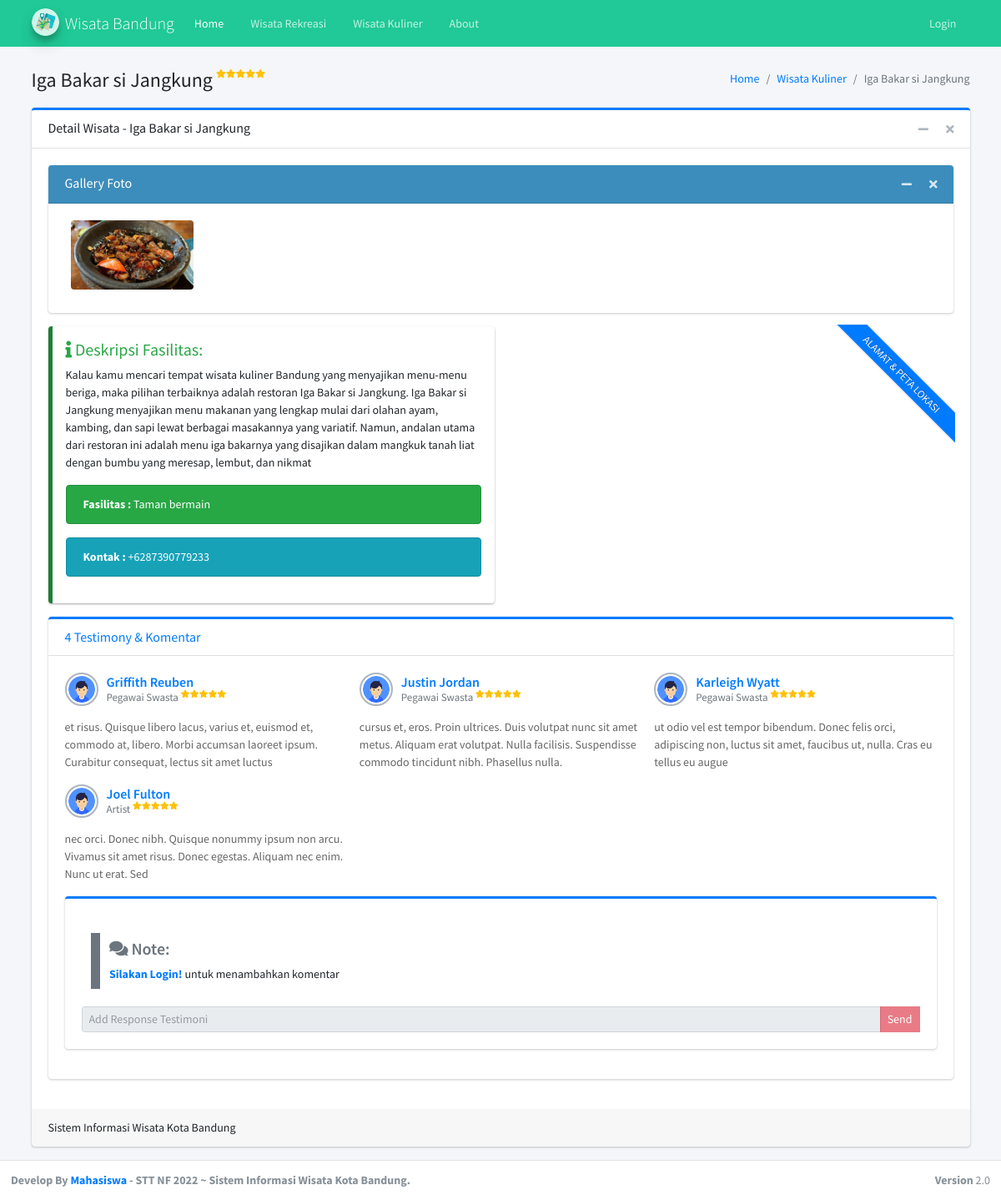
Screenshot of /wisata/detail/14 with the database file from the repository.
### tables this page shows
CREATE TABLE `wisata` (
  `id` int(11) NOT NULL AUTO_INCREMENT,
  `nama` varchar(100) DEFAULT NULL,
  `deskripsi` text DEFAULT NULL,
  `jenis_wisata_id` int(11) DEFAULT NULL,
  `fasilitas` text DEFAULT NULL,
  `bintang` smallint(6) DEFAULT NULL,
  `kontak` varchar(45) DEFAULT NULL,
  `alamat` text DEFAULT NULL,
  `latlong` varchar(50) DEFAULT NULL,
  `email` varchar(45) DEFAULT NULL,
  `web` varchar(45) DEFAULT NULL,
  `jenis_kuliner_id` int(11) DEFAULT NULL,
  PRIMARY KEY (`id`),
  KEY `fk_wisata_jenis_wisata_idx` (`jenis_wisata_id`),
  KEY `fk_wisata_jenis_kuliner1_idx` (`jenis_kuliner_id`),
  CONSTRAINT `fk_wisata_jenis_kuliner1` FOREIGN KEY (`jenis_kuliner_id`) REFERENCES `jenis_kuliner` (`id`) ON DELETE NO ACTION ON UPDATE CASCADE,
  CONSTRAINT `fk_wisata_jenis_wisata` FOREIGN KEY (`jenis_wisata_id`) REFERENCES `jenis_wisata` (`id`) ON DELETE NO ACTION ON UPDATE CASCADE
);

CREATE TABLE `gallery_wisata` (
  `id` int(11) NOT NULL AUTO_INCREMENT,
  `foto_wisata` varchar(255) DEFAULT NULL,
  `wisata_id` int(11) DEFAULT NULL,
  PRIMARY KEY (`id`),
  KEY `FK_GALLERY_FOTO REF_WISATA` (`wisata_id`),
  CONSTRAINT `FK_GALLERY_FOTO REF_WISATA` FOREIGN KEY (`wisata_id`) REFERENCES `wisata` (`id`) ON DELETE CASCADE ON UPDATE CASCADE
);

CREATE TABLE `testimoni` (
  `id` int(11) NOT NULL AUTO_INCREMENT,
  `nama` varchar(45) DEFAULT NULL,
  `email` varchar(90) DEFAULT NULL,
  `wisata_id` int(11) NOT NULL,
  `profesi_id` int(11) NOT NULL,
  `rating` smallint(6) DEFAULT NULL,
  `komentar` text DEFAULT NULL,
  `user_id` int(11) DEFAULT NULL,
  `created_at` datetime DEFAULT current_timestamp(),
  `foto` varchar(255) DEFAULT NULL,
  PRIMARY KEY (`id`),
  KEY `fk_testimoni_profesi1` (`profesi_id`),
  KEY `fk_testimoni_wisata1` (`wisata_id`),
  KEY `fk_testimoni_user_id` (`user_id`),
  CONSTRAINT `fk_testimoni_profesi1` FOREIGN KEY (`profesi_id`) REFERENCES `profesi` (`id`) ON DELETE NO ACTION ON UPDATE CASCADE,
  CONSTRAINT `fk_testimoni_user_id` FOREIGN KEY (`user_id`) REFERENCES `users` (`id`) ON DELETE NO ACTION ON UPDATE CASCADE,
  CONSTRAINT `fk_testimoni_wisata1` FOREIGN KEY (`wisata_id`) REFERENCES `wisata` (`id`) ON DELETE NO ACTION ON UPDATE CASCADE
);

CREATE TABLE `profesi` (
  `id` int(11) NOT NULL AUTO_INCREMENT,
  `nama` varchar(20) DEFAULT NULL,
  PRIMARY KEY (`id`)
);

### application/views/wisata_detail.php (the view, shortened to what the rows shown need)
<div class="content-wrapper">
    <div class="content-header">
        <div class="container">
            <div class="row mb-2 mt-4">
                <div class="col-sm-6">
                    <div class="d-flex flex-row">
                        <div class="mr-1">
                            <h1><?php echo $rekreasi->nama; ?> </h1>
                        </div>
                                <?php
                                createStar($rekreasi->bintang);
                                ?>
                    </div>
                </div>
                <div class="col-sm-6">
                    <ol class="breadcrumb float-sm-right">
                        <li class="breadcrumb-item"><a href="index.html">Home</a></li>
                        <?php if ($rekreasi->jenis_wisata_id != null) { ?>
                            <li class="breadcrumb-item"><a href="<?php echo base_url(); ?>wisata/rekreasi">Wisata Rekreasi</a></li>
                        <?php } else { ?>
                            <li class="breadcrumb-item"><a href="<?php echo base_url(); ?>wisata/kuliner">Wisata Kuliner</a></li>
                        <?php } ?>
                        <li class="breadcrumb-item active"><?php echo $rekreasi->nama; ?></li>
                    </ol>
                </div>
            </div>
        </div>
    </div>
    <div class="content">
        <div class="container">
            <div class="row">
                <div class="col-12">
                    <div class="card card-primary card-outline">
                        <div class="card-header">
                            <h3 class="card-title">Detail Wisata - <?php echo $rekreasi->nama; ?></h3>
                            <div class="card-tools">
                                <button type="button" class="btn btn-tool" data-card-widget="collapse" title="Collapse">
                                </button>
                                <button type="button" class="btn btn-tool" data-card-widget="remove" title="Remove">
                                </button>
                            </div>
                        </div>
                        <div class="card-body">
                            <div class="row">
                                <div class="col-12">
                                    <div class="card">
                                        <div class="card-body">
                                            <div class="row">
                                                <?php
                                                foreach ($gallery->result() as $i) {
                                                    if ($i->foto_wisata != NULL) {
                                                        $fotoPath = 'assets/upload/wisata/' . $i->foto_wisata;
                                                        $foto = (file_exists($fotoPath)) ? $fotoPath : 'assets/dist/img/wisata.jpg';
                                                    } else {
                                                        $foto = 'assets/dist/img/wisata.jpg';
                                                    }
                                                ?>
                                                    <div class="col-sm-2">
                                                        <a href="<?= base_url() . $foto; ?>" data-toggle="lightbox" data-title="Gambar <?= $i->id; ?>" data-gallery="gallery">
                                                            <img src="<?= base_url() . $foto; ?>" class="img-fluid mb-2 rounded mx-auto d-block" style="max-height :83px" alt="Gambar" />
                                                        </a>
                                                    </div>
                                                <?php } ?>
                                            </div>
                                        </div>
                                    </div>
                                </div>
                                <div class="col-md-6">
                                    <div class="callout callout-success">
                                        <h5 class="text-success"><i class="fas fa-info"></i> Deskripsi
                                            Fasilitas:</h5>
                                        <p>
                                            <?php echo $rekreasi->deskripsi; ?>
                                        </p>
                                        <div class="alert alert-success">
                                            <b>Fasilitas : </b> <?php echo $rekreasi->fasilitas; ?>
                                        </div>
                                        <div class="alert alert-info">
                                            <b>Kontak : </b> <?php echo $rekreasi->kontak; ?>
                                        </div>
                                    </div>
                                </div>
                                <div class="col-md-12">
                                    <div class="card card-primary card-outline">
                                        <div class="card-body">
                                            <div class="row">
                                                <?php foreach ($testimoni->result() as $i) { ?>
                                                    <div class="col-md-4">
                                                        <div class="post clearfix">
                                                            <div class="user-block">
                                                                <?php
                                                                if ($i->foto != NULL) {
                                                                    $fotoPath = 'assets/upload/user/' . $i->foto;
                                                                    $foto = (file_exists($fotoPath)) ? $fotoPath : 'assets/dist/img/default.png';
                                                                } else {
                                                                    $foto = 'assets/dist/img/default.png';
                                                                }
                                                                ?>
                                                                <img class="img-circle img-bordered-sm" src="<?= base_url() . $foto; ?>" alt="User Image">
                                                                <span class="username">
                                                                    <a href="#"><?php echo $i->nama; ?></a>
                                                                </span>
                                                                <span class="description">
                                                                    <?php echo $i->profesi; ?> <sup>
                                                                        ?></sup>
                                                                </span>
                                                            </div>
                                                            <p>
                                                                <?php echo $i->komentar; ?>
                                                            </p>
                                                        </div>
                                                    </div>
                                                <?php } ?>
                                            </div>
                                        </div>
                                    </div>
                                </div>
                            </div>
                        </div>
                    </div>
                </div>
            </div>
        </div>
    </div>
</div>

### application/views/function/function.php (shortened to what the rows shown need)
<?php
function createStar($star){
    for ($x = 1; $x <= $star; $x++) {
        echo "<i class='fas fa-star text-warning'></i>";
    }
}

### rows the page displays
wisata: nama "Iga Bakar si Jangkung", bintang 5 (drawn), deskripsi "Kalau kamu mencari tempat wisata kuliner Bandung yang menyajikan menu-menu beriga, maka pilihan terbaiknya adalah restoran Iga Bakar si Jangkung. Iga Bakar si Jangkung menyajikan menu makanan yang lengkap mulai dari olahan ayam, kambing, dan sapi lewat berbagai masakannya yang variatif. Namun, andalan utama dari restoran ini adalah menu iga bakarnya yang disajikan dalam mangkuk tanah liat dengan bumbu yang meresap, lembut, dan nikmat", fasilitas "Taman bermain", kontak "+6287390779233"
gallery_wisata: foto_wisata (picture)
testimoni: nama "Griffith Reuben", profesi.nama "Pegawai Swasta", rating 5 (drawn), komentar "et risus. Quisque libero lacus, varius et, euismod et, commodo at, libero. Morbi accumsan laoreet ipsum. Curabitur consequat, lectus sit amet luctus"
testimoni: nama "Justin Jordan", profesi.nama "Pegawai Swasta", rating 5 (drawn), komentar "cursus et, eros. Proin ultrices. Duis volutpat nunc sit amet metus. Aliquam erat volutpat. Nulla facilisis. Suspendisse commodo tincidunt nibh. Phasellus nulla."
testimoni: nama "Karleigh Wyatt", profesi.nama "Pegawai Swasta", rating 5 (drawn), komentar "ut odio vel est tempor bibendum. Donec felis orci, adipiscing non, luctus sit amet, faucibus ut, nulla. Cras eu tellus eu augue"
testimoni: nama "Joel Fulton", profesi.nama "Artist", rating 5 (drawn), komentar "nec orci. Donec nibh. Quisque nonummy ipsum non arcu. Vivamus sit amet risus. Donec egestas. Aliquam nec enim. Nunc ut erat. Sed"

### other values shown
count($testimoni->result()) "4"
